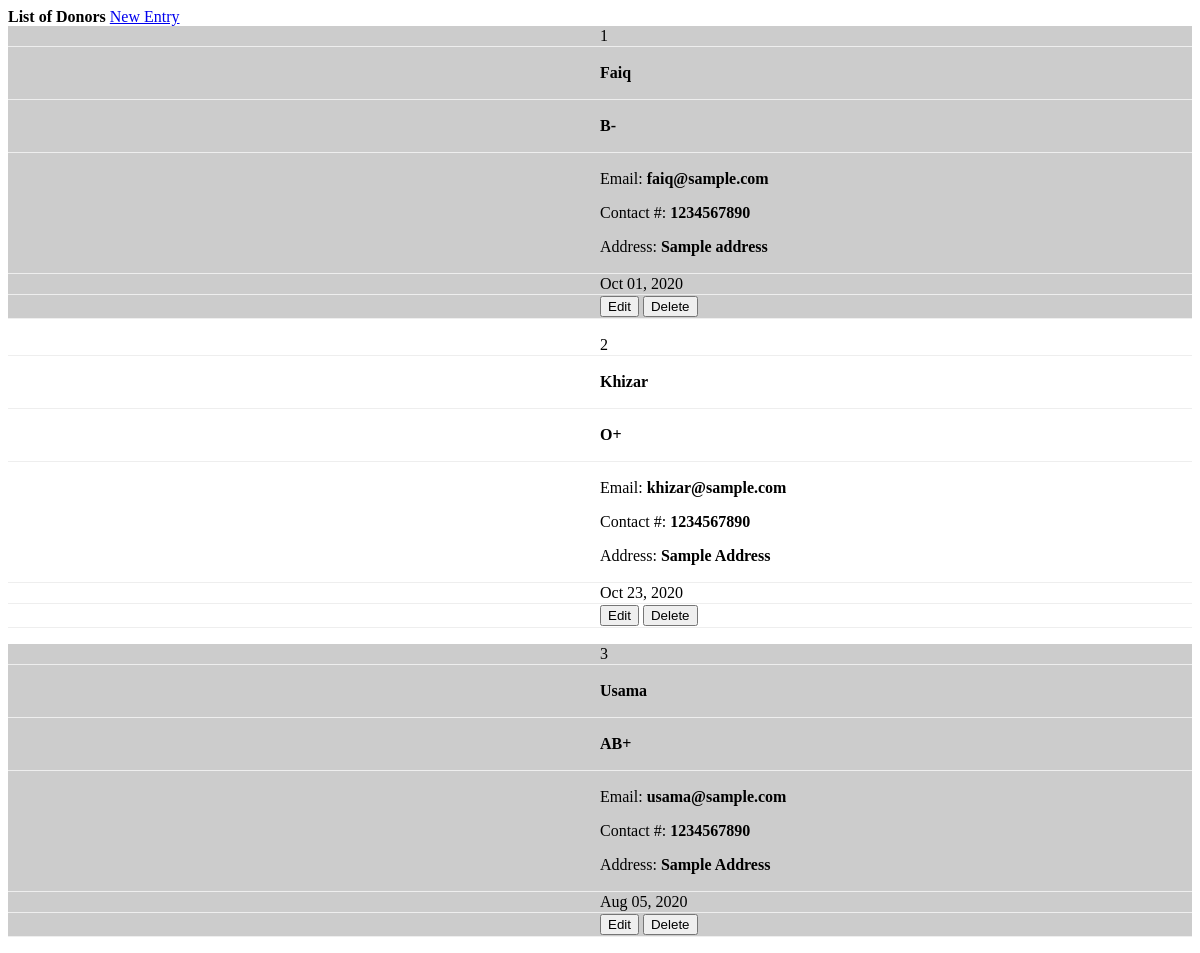
The page /donors.php on the database its author committed.
### tables this page shows
CREATE TABLE `donors` (
  `id` int(30) NOT NULL,
  `blood_group` varchar(10) NOT NULL,
  `name` text NOT NULL,
  `address` text NOT NULL,
  `contact` varchar(20) NOT NULL,
  `email` varchar(50) NOT NULL,
  `date_created` datetime NOT NULL DEFAULT current_timestamp()
);

CREATE TABLE `blood_inventory` (
  `id` int(30) NOT NULL,
  `blood_group` varchar(10) NOT NULL,
  `volume` float NOT NULL,
  `status` tinyint(1) NOT NULL DEFAULT 1 COMMENT '1 = in -stock,2=out',
  `donor_id` int(30) NOT NULL,
  `request_id` int(30) NOT NULL,
  `date_created` datetime NOT NULL DEFAULT current_timestamp()
);

### donors.php (the view, shortened to what this page needs)
<?php include('db_connect.php');?>
<head>
</head>
<div class="container-fluid">
	<div class="col-lg-12">
		<div class="row">
			<div class="col-md-12">
				<div class="card">
					<div class="card-header">
						<b>List of Donors</b>
						<span class="float:right"><a class="btn btn-primary btn-block btn-sm col-sm-2 float-right" href="javascript:void(0)" id="new_donor">
					<i class="fa fa-plus"></i> New Entry
				</a></span>
					</div>
					<div class="card-body">
						<table class="table table-condensed table-bordered table-hover">
							<tbody>
								<?php
								$i = 1;
								$donors = $conn->query("SELECT * FROM donors order by name asc ");
								while($row=$donors->fetch_assoc()):
									$prev  = $conn->query("SELECT * FROM blood_inventory where status = 1 and donor_id = ".$row['id']." order by date(date_created) desc limit 1 ");
									$prev = $prev->num_rows > 0 ? $prev->fetch_array()['date_created'] : '';
								?>
								<tr>
									<td class="text-center"><?php echo $i++ ?></td>
									<td class="">
										 <p> <b><?php echo ucwords($row['name']) ?></b></p>
									</td>
									<td class="">
										 <p> <b><?php echo $row['blood_group'] ?></b></p>
									</td>
									<td class="">
										 <p>Email: <b><?php echo $row['email']; ?></b></p>
										 <p>Contact #: <b><?php echo $row['contact']; ?></b></p>
										 <p>Address: <b><?php echo $row['address']; ?></b></p>
									</td>
									<td>
										<?php echo !empty($prev) ? date('M d, Y',strtotime($prev)) : 'New' ?>
									</td>
									<td class="text-center">
										<button class="btn btn-sm btn-outline-primary edit_donor" type="button" data-id="<?php echo $row['id'] ?>" >Edit</button>
										<button class="btn btn-sm btn-outline-danger delete_donor" type="button" data-id="<?php echo $row['id'] ?>">Delete</button>
									</td>
								</tr>
								<?php endwhile; ?>
							</tbody>
						</table>
					</div>
				</div>
			</div>
		</div>
	</div>
</div>

### donors.php (style rules this page uses)
@media only screen and (min-width: 100px) and (max-width:1500px) { table, thead, tbody, th, td, tr { display: block; } }
@media only screen and (min-width: 100px) and (max-width:1500px) { tr { margin: 0 0 1rem 0; } }
@media only screen and (min-width: 100px) and (max-width:1500px) { tr:nth-child(odd) { background: #ccc; } }
@media only screen and (min-width: 100px) and (max-width:1500px) { td { border: none; border-bottom: 1px solid #eee; position: relative; padding-left: 50%; } }
@media only screen and (min-width: 100px) and (max-width:1500px) { td:before { position: absolute; top: 0; left: 6px; width: 45%; padding-right: 10px; white-space: nowrap; } }

### rows shown on the page
donors: name "Faiq", blood_group "B-", email "faiq@sample.com", contact "1234567890", address "Sample address", blood_inventory.date_created "Oct 01, 2020"
donors: name "Khizar", blood_group "O+", email "khizar@sample.com", contact "1234567890", address "Sample Address", prev "Oct 23, 2020"
donors: name "Usama", blood_group "AB+", email "usama@sample.com", contact "1234567890", address "Sample Address", blood_inventory.date_created "Aug 05, 2020"
